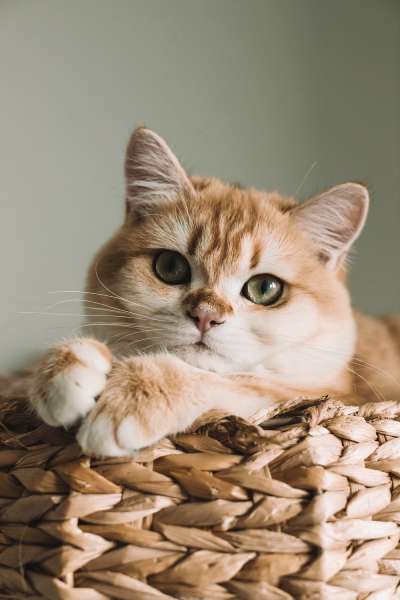
#> input picture images/Cat.jpg, 400 x 600 px, found by its file name
$ jupyter execute '1-Read_&_Save_Images.ipynb'
#> lines starting #> are read from the running program, lines starting #| are printed output that depends on the picture
[cell 1]
# importing the opencv module
import cv2;

[cell 2]
# using imread('path') and 0 denotes read as  grayscale image
img = cv2.imread(r'images\Cat.jpg',1)
#> img is the input picture: shape (600, 400, 3); mean B, G, R 119.2, 139.3, 155.7

#This is using for display the image
cv2.imshow('image',img)

cv2.waitKey(0) # This is necessary to be required so that the image doesn't close immediately.
#It will run continuously until the key press.
cv2.destroyAllWindows()

[cell 3]
# read image as gray scale
im_gray = cv2.imread('images\Cat.jpg',cv2.IMREAD_GRAYSCALE)
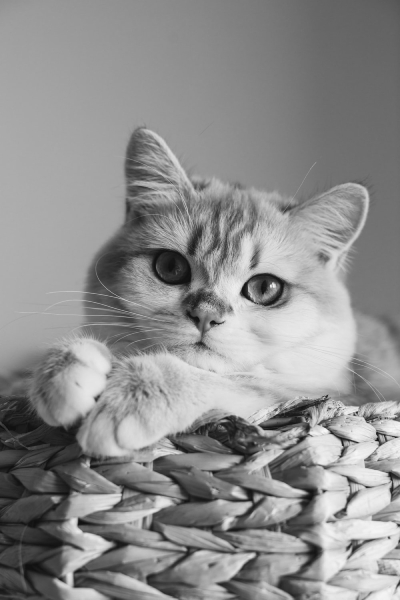
#> im_gray: shape (600, 400); min 15, max 246, mean 142
Name_Of_File = "images\Cat_Gray.jpg"
# save image
status = cv2.imwrite(Name_Of_File,im_gray)
print("Image written to file-system : ", status)
#| Image written to file-system :  True


$ run again, with images/Cake.jpg copied over images/Cat.jpg
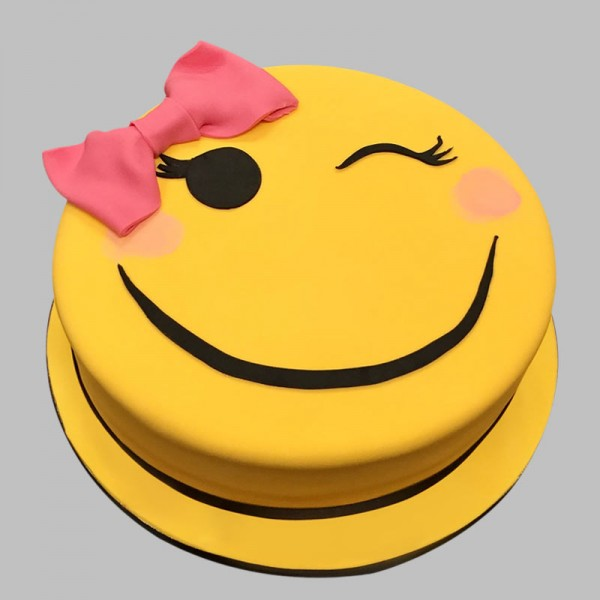
#> input picture images/Cake.jpg, 600 x 600 px, found by its file name
#> img is the input picture: shape (600, 600, 3); mean B, G, R 111.5, 176.2, 209.9
#> `im_gray = cv2.imread('images\Cat.jpg',cv2.IMREAD_GRAYSCALE)`:
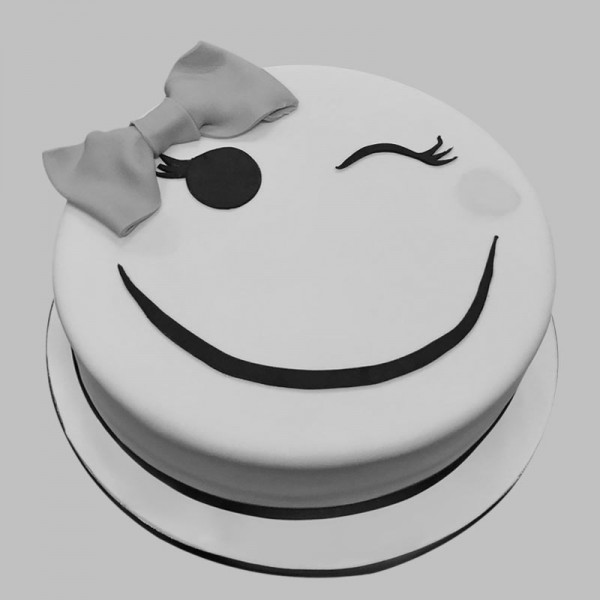
#> im_gray: shape (600, 600); min 0, max 222, mean 178.9
#| Image written to file-system :  True
